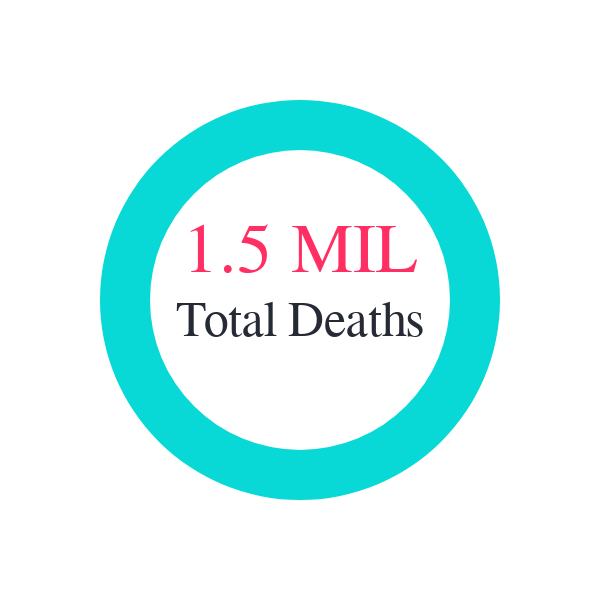

The specification (Vega-Lite) saved for this image:
### Vega-Lite specification from a JSON file in a GitHub repository (floating-point values rounded to 4 significant figures)
{"$schema": "https://vega.github.io/schema/vega-lite/v5.json", "background": null, "data": {"values": {"value": "1.5 MIL"}}, "layer": [{"mark": {"type": "arc", "innerRadius": 75, "outerRadius": 100}, "encoding": {"color": {"value": "#08D9D6"}}}, {"mark": {"type": "text", "fill": "#FF2E63", "align": "center", "baseline": "middle", "dy": -25, "fontSize": 35}, "encoding": {"text": {"field": "value"}}}, {"mark": {"type": "text", "fill": "#252A34", "align": "center", "baseline": "middle", "dy": 10, "fontSize": 25}, "encoding": {"text": {"value": "Total Deaths"}}}], "config": {"style": {"cell": {"stroke": "transparent"}}, "padding": 0}}
